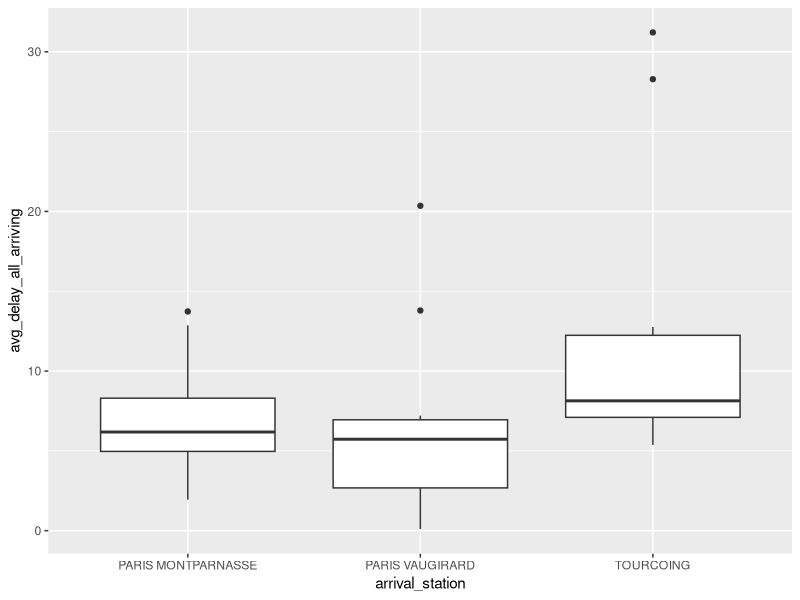
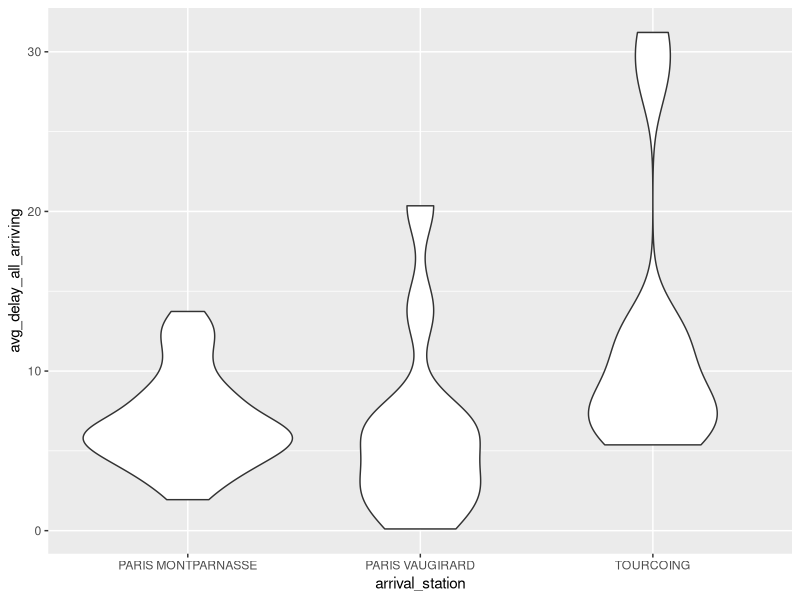
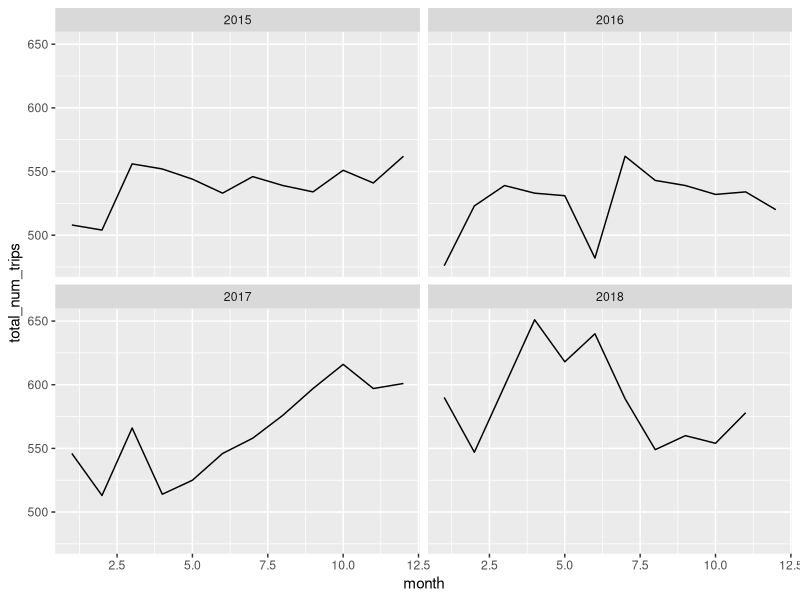
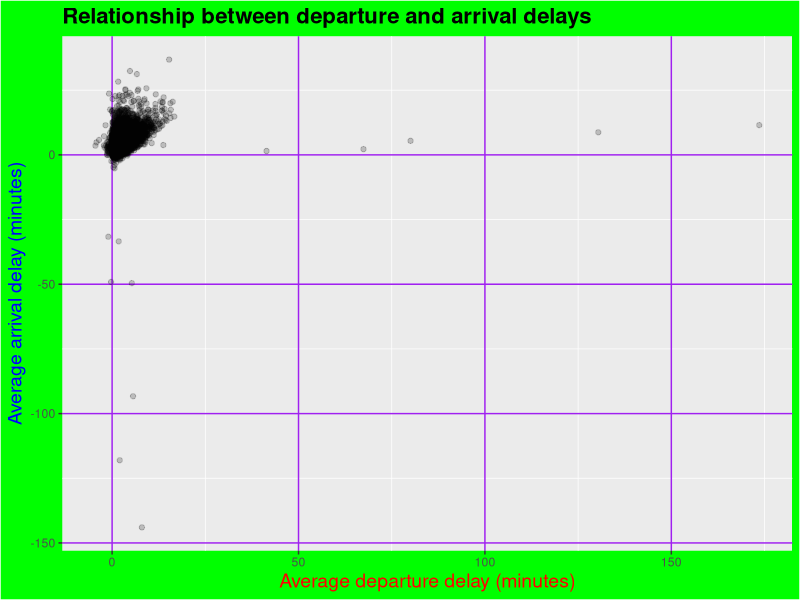

The R script that drew these images, in order:
## ---- chunk 1
library(tidyverse)
## ---- chunk 2
trains_df <- read_csv(here::here("french_trains.csv"))
trains_df
## ---- chunk 3
trains_df |> 
  filter(departure_station == "BORDEAUX ST JEAN") |> 
  ggplot(aes(x = arrival_station, y = avg_delay_all_arriving)) +
  geom_boxplot()
## ---- chunk 4
trains_df |> 
  filter(departure_station == "BORDEAUX ST JEAN") |> 
  ggplot(aes(x = arrival_station, y = avg_delay_all_arriving)) +
  geom_violin()
## ---- chunk 5
trains_df |> 
  filter(departure_station == "PARIS MONTPARNASSE",
         arrival_station == "RENNES") |> 
  ggplot(aes(x = month, y = total_num_trips)) +
  geom_line() +
  facet_wrap(~year)
  
## ---- chunk 6
plt <- trains_df |> 
  ggplot(aes(x = avg_delay_all_departing, 
             y = avg_delay_all_arriving)) +
  geom_point(alpha = 0.2) +
  labs(
    title = "Relationship between departure and arrival delays",
    x = "Average departure delay (minutes)",
    y = "Average arrival delay (minutes)"
  )
## ---- chunk 7
plt +
  theme(
    plot.title = element_text(face = "bold", size = 16),    # Bold and larger title
    axis.title.x = element_text(size = 14, color = "red"),  # Red color and larger x-axis label
    axis.title.y = element_text(size = 14, color = "blue"), # Blue color and larger y-axis label
    plot.background = element_rect(fill = "green"),    # Green background
    panel.grid.major = element_line(color = "purple", size = 0.5) # Purple gridlines
  )
